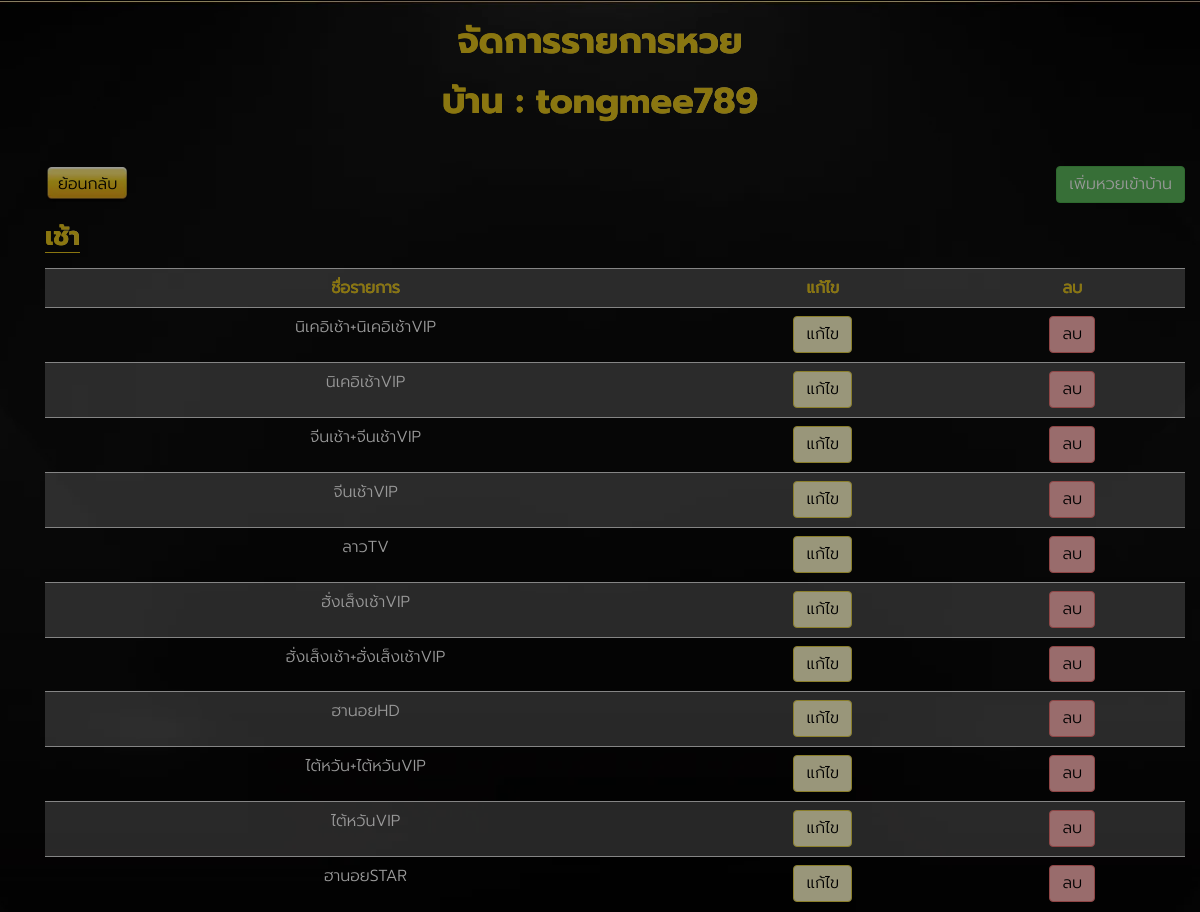
The page /backend/huay/type/list/tongmee789 (signed in, upper part) on the database as committed earlier.
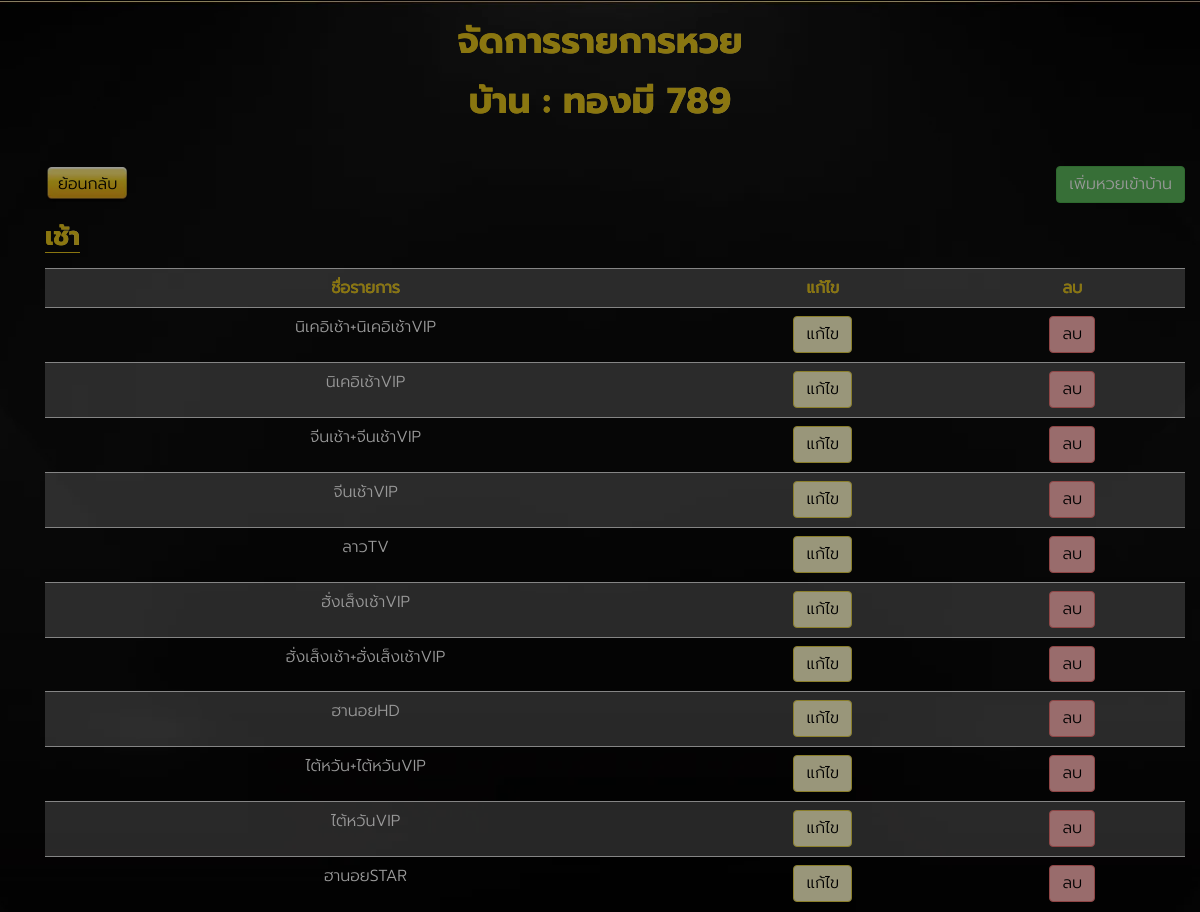
The same page on the database as committed later.
### huayrandom/models.py (models this page shows, shortened)
class ProfileModel(models.Model):
    user = models.OneToOneField(User, on_delete=models.CASCADE)
    house_name = models.CharField(default='None', max_length=255)
    usertype = models.CharField(default='random', max_length=255)
    status = models.BooleanField(default=True)
    expire_date = models.DateTimeField(null=True, blank=True)
    credit_shop = models.BooleanField(default=True)
    random_mode = models.CharField(default='random_any', max_length=255)

### huayrandom/views.py (the view)
@login_required
def ListHuayType(request, username):
    context = {}
    userObject = User.objects.get(username=username)
    huayTypeObject = HuayTypeModel.objects.filter(user=userObject)
    huayIdMorningList = []
    huayFullNameMorningList = []
    huayIdAfternoonList = []
    huayFullNameAfternoonList = []
    huayIdEveningList = []
    huayFullNameEveningList = []
    huayIdOtherList = []
    huayFullNameOtherList = []
    for item in huayTypeObject:
        time = str(item.huay_list.time)
        if time == "07:00:00":
            huayIdMorningList.append(item.id)
            huayFullNameMorningList.append(item.huay_list.full_name)
        elif time == "13:00:00":
            huayIdAfternoonList.append(item.id)
            huayFullNameAfternoonList.append(item.huay_list.full_name)
        elif time == "19:00:00":
            huayIdEveningList.append(item.id)
            huayFullNameEveningList.append(item.huay_list.full_name)
        elif time == "20:00:00":
            huayIdOtherList.append(item.id)
            huayFullNameOtherList.append(item.huay_list.full_name)
    zipDataForLoopMorning = zip(huayIdMorningList,
                                huayFullNameMorningList)
    zipDataForLoopAfternoon = zip(huayIdAfternoonList,
                                  huayFullNameAfternoonList)
    zipDataForLoopEvening = zip(huayIdEveningList,
                                huayFullNameEveningList)
    zipDataForLoopOther = zip(huayIdOtherList,
                              huayFullNameOtherList)
    profileObject = ProfileModel.objects.get(user=userObject)
    if 'status' in request.session:
        context['status'] = request.session['status']
        request.session['status'] = ''  # clear stuck status in session
    if 'statusdel' in request.session:
        context['statusdel'] = request.session['statusdel']
        request.session['statusdel'] = ''  # clear stuck error in session
    context['username'] = username
    context['houseName'] = profileObject.house_name
    context['zipDataForLoopMorning'] = zipDataForLoopMorning
    context['zipDataForLoopAfternoon'] = zipDataForLoopAfternoon
    context['zipDataForLoopEvening'] = zipDataForLoopEvening
    context['zipDataForLoopOther'] = zipDataForLoopOther
    return render(request, 'huay_type/list_huay_type.html', context)

### huayrandom/templates/huay_type/list_huay_type.html (shortened to what this page needs)
{% extends 'component/layout.html' %}
{%block content%}
<div class="wrap">
  <section class="slot-home-body">
    <div class="container">
      <div>
        <h1 class="shine-text big-font text-center">จัดการรายการหวย</h1>
        <h1 class="shine-text big-font text-center">บ้าน : {{houseName}}</h1>
      </div>
      <section class="content">
        <div class="container">
          <div class="row">
            <div class="col-sm-6 text-left d-block">
              <a href="/backend/" class="btn btn-default">ย้อนกลับ</a>
            </div>
            <div class="col-sm-6 text-right d-block">
              <a class="btn btn-success font-color-white" href="/backend/huay/type/add/{{username}}">เพิ่มหวยเข้าบ้าน</a>
            </div>
          </div>
          <div class="slot-intro">
            <div class="d-flex justify-content-between">
              <div>
                <h3 class="title shine-text underline">เช้า</h3>
              </div>
            </div>
            <table class="table table-striped">
              <tr>
                <th class="text-center shine-text">ชื่อรายการ</th>
                <th class="text-center shine-text">แก้ไข</th>
                <th class="text-center shine-text">ลบ</th>
              </tr>
              {%for item1,item2 in zipDataForLoopMorning%}
              <tr>
                <td class="text-center">
                  <div class="form-group">
                    {{item2}}
                  </div>
                </td>
                <td class="text-center">
                  <a href="/backend/huay/type/edit/{{username}}/{{item1}}" class="btn btn-yellow"
                    style="color:black;">แก้ไข</a>
                </td>
                <td class="text-center">
                  <a href="/backend/huay/type/del/{{username}}/{{item1}}" class="btn btn-pink" style="color:black;">ลบ</a>
                </td>
              </tr>
              {%endfor%}
            </table>
          </div>
        </div>
      </section>
    </div>
    {%endblock content%}

Rows that differ between the two databases and show on the page:
changed ProfileModel: house_name "tongmee789" → "ทองมี 789"
